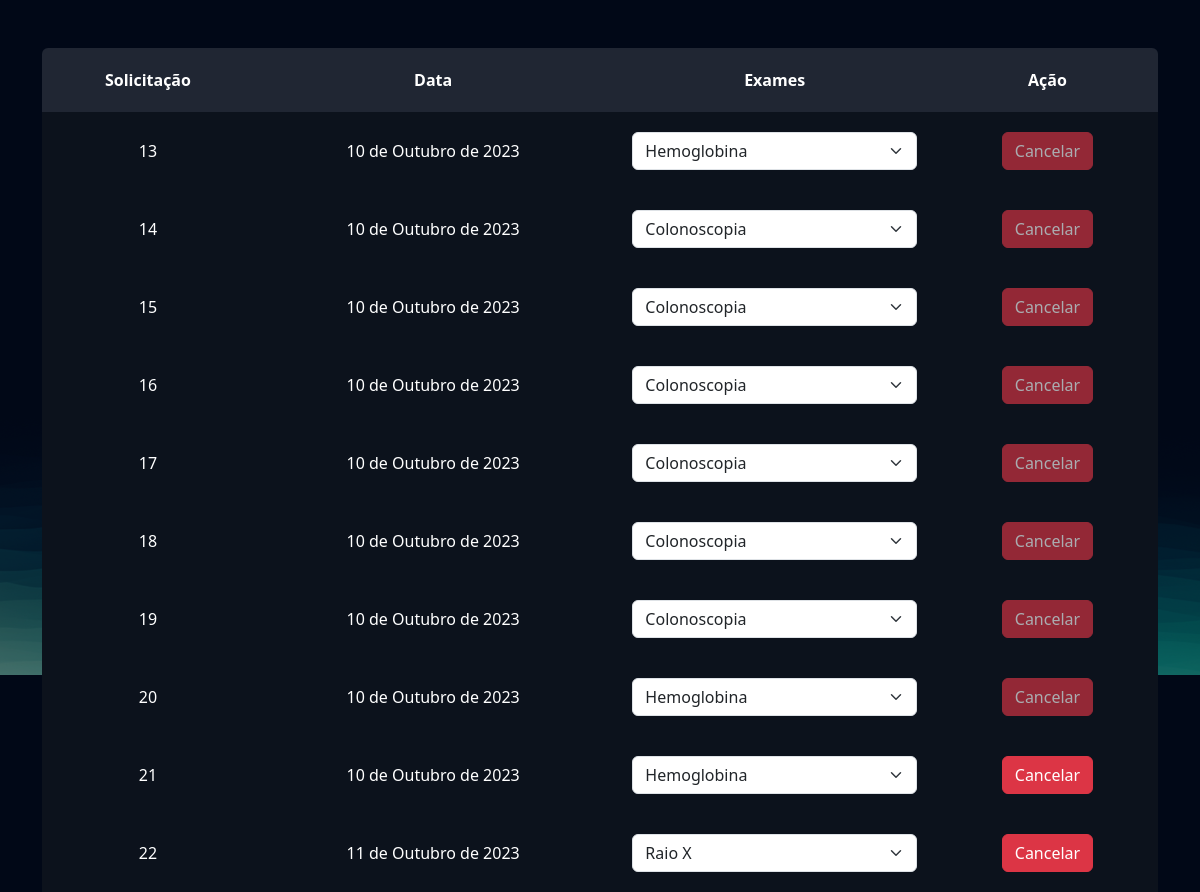
Screenshot of /exame/gerenciar_pedidos/ (signed in) with the database file from the repository.
### exame/models.py (models this page shows, shortened)
class PedidosExames(models.Model):
    usuario = models.ForeignKey(User, on_delete=models.DO_NOTHING)
    exames = models.ManyToManyField(SolicitacaoExame)
    agendado = models.BooleanField(default=True)
    data = models.DateField()

### exame/views.py (the view)
# urls.py: path('gerenciar_pedidos/', views.gerenciar_pedidos, name='gerenciar_pedidos'),
@login_required
def gerenciar_pedidos(request):
    pedidos_exames = PedidosExames.objects.filter(usuario = request.user)
    return render(request, 'gerenciar_pedidos.html', {'pedidos_exames': pedidos_exames})

### exame/templates/gerenciar_pedidos.html (shortened to what this page needs)
{% extends "bases/base.html" %}
{% load static %}
{% block 'head' %}
    <link href="{% static 'exame/css/css.css' %}" rel="stylesheet">
    <link href="{% static 'exame/css/gerenciar_pedidos.css' %}" rel="stylesheet">
{% endblock 'head' %}
{% block 'conteudo' %}
    <br>
    <br>
    <div class="container">
        <div class="card card-view">
            <table>
                <tr>
                    <th>Solicitação</th>
                    <th>Data</th>
                    <th>Exames</th>
                    <th>Ação</th>
                </tr>
                {% for pedidos in pedidos_exames %}
                    <tr class="linha-tabela">
                        <td>{{pedidos.id}}</td>
                        <td>{{pedidos.data}}</td>
                        <td>
                            <select class="form-select">
                                {% for exame in pedidos.exames.all %}
                                    <option style="color: black" value="">{{exame.exame.nome}}</option>
                                {% endfor %}
                            </select>
                        </td>
                        <td>
                            <a href="{% url 'cancelar_pedido' pedidos.id %}" class="btn btn-danger {% if not pedidos.agendado %}disabled{% endif %}">Cancelar</a>
                        </td>
                    </tr>
                {% endfor %}
            </table>
        </div>
    </div>
{% endblock 'conteudo' %}

### templates/bases/base.html (shortened to what this page needs)
{% load static %}
<!doctype html>
<html lang="pt-BR">
<head>
<link href="https://cdn.jsdelivr.net/npm/bootstrap@5.3.1/dist/css/bootstrap.min.css" rel="stylesheet">
<link rel="stylesheet" href="{% static "geral/css/base.css" %}">
{% block 'head' %}{% endblock %}
</head>
<body>
{% block 'conteudo' %}{% endblock %}
</body>
</html>

### templates/static/geral/css/base.css (style rules this page uses)
:root { --main-color: #151C34; --dark-color: #0C121C ; --light-color: #6DE6EE; --contrast-color: #f4c96b; --differential-color: #066668; }
* { color: white }

### templates/static/exame/css/css.css (style rules this page uses)
body { background-image: url('/static/geral/img/bg2.png'); background-size: cover; }
.card { background-color: rgba(217, 217, 217, .14); color: white; padding: 15px; }

### templates/static/exame/css/gerenciar_pedidos.css (style rules this page uses)
.linha-tabela { background-color: var(--dark-color); height: 20px; }
td, th { padding: 20px; }
.card-view { text-align: center; padding: 0; border: none; height: 70vh; }

### rows the page displays
PedidosExames: id "13", data "10 de Outubro de 2023"
PedidosExames: id "14", data "10 de Outubro de 2023"
PedidosExames: id "15", data "10 de Outubro de 2023"
PedidosExames: id "16", data "10 de Outubro de 2023"
PedidosExames: id "17", data "10 de Outubro de 2023"
PedidosExames: id "18", data "10 de Outubro de 2023"
PedidosExames: id "19", data "10 de Outubro de 2023"
PedidosExames: id "20", data "10 de Outubro de 2023"
PedidosExames: id "21", data "10 de Outubro de 2023"
PedidosExames: id "22", data "11 de Outubro de 2023"

### other values shown
form field value "Hemoglobina"
form field value "Colonoscopia"
form field value "Raio X"
